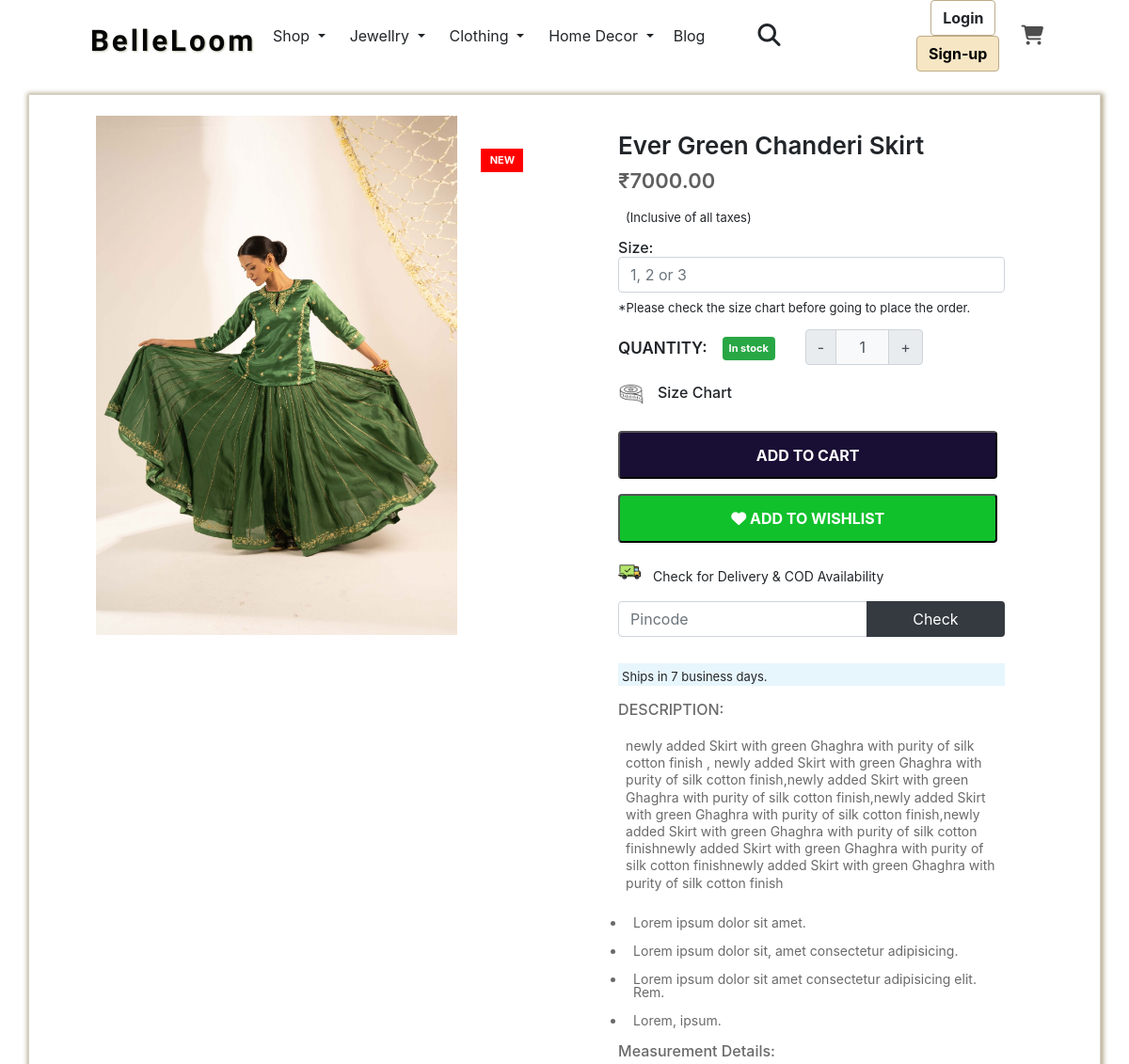
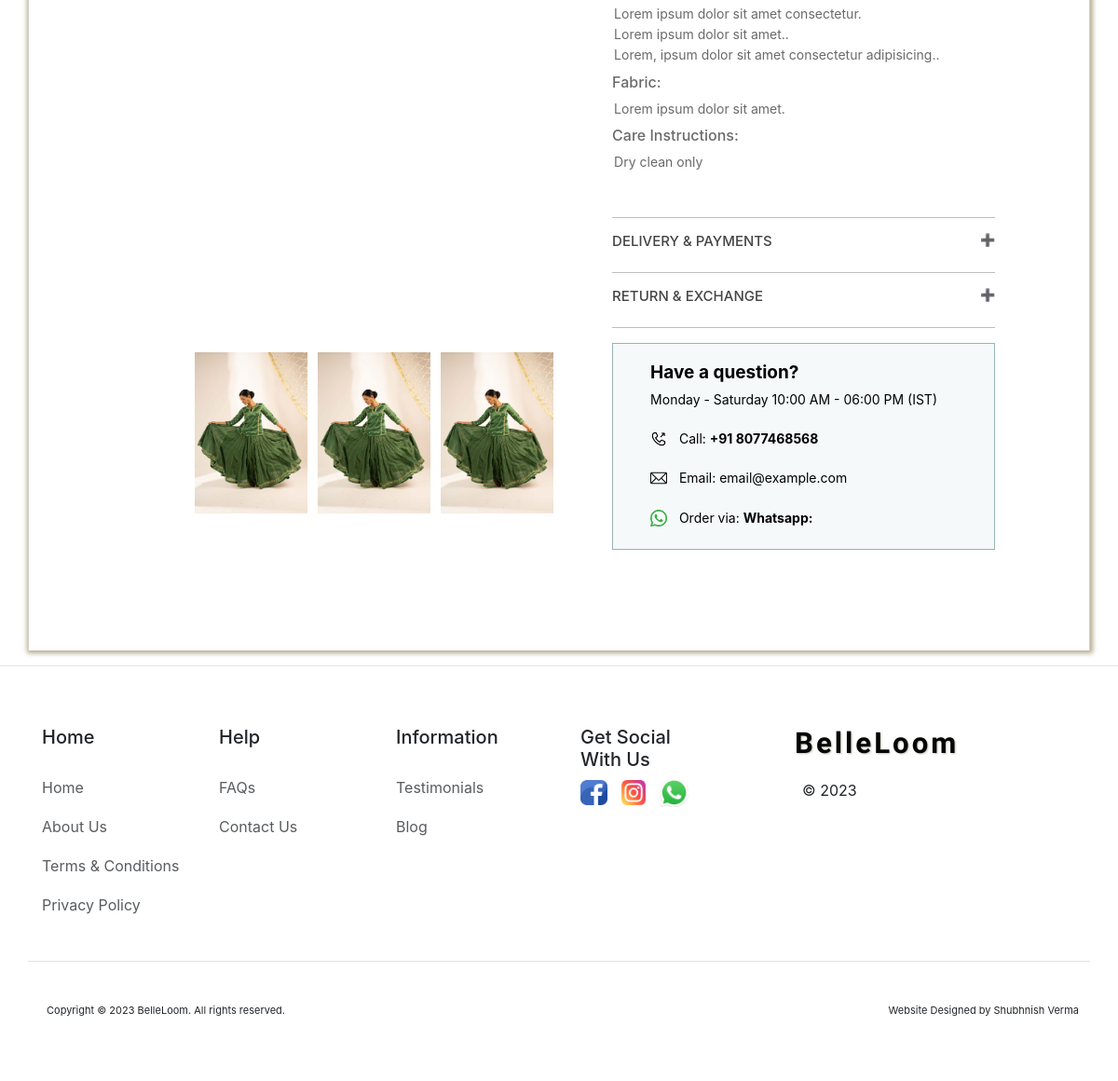
Screenshot of /category/Skirts-and-Ghaghras/Skirts-and-Ghaghras with the database file from the repository (2 pictures, top to bottom).
### store/models.py (models this page shows, shortened)
class Products(models.Model):
    category = models.ForeignKey(Category, on_delete=models.CASCADE)
    slug = models.CharField(max_length=150, null=False, blank=False)
    Product_Name = models.CharField(max_length=150, null=False, blank=False)
    Original_Price = models.DecimalField(max_digits=10, decimal_places=2)
    Selling_Price = models.DecimalField(max_digits=10, decimal_places=2)
    Product_Image_Main = models.ImageField(upload_to="store/images", null=False , default="")
    Product_Image2 = models.ImageField(upload_to="store/images", null=False , default="")
    Product_Image3 = models.ImageField(upload_to="store/images", null=False , default="")
    Product_Image4 = models.ImageField(upload_to="store/images", null=False , default="")
    Product_Quantity = models.PositiveIntegerField(default=0)
    size = models.CharField(max_length=20, default="")
    Product_Small_Desc = models.CharField(max_length=250)
    Product_Desc = models.TextField(max_length=2000)
    status = models.BooleanField(default=False, help_text="0=default , 1=Hidden")
    trending = models.BooleanField(default=False, help_text="0=default , 1=Trending")
    tag = models.CharField(max_length=150, null=True, blank=True)
    meta_title = models.CharField(max_length=150)
    meta_keyword = models.CharField(max_length=150)
    meta_description = models.CharField(max_length=1000)
    created_at = models.DateTimeField(auto_now_add=True)

### SVFashion/views.py (the view)
# urls.py: path('category/<str:cate_slug>/<str:prod_slug>', views.SINGLEPRODUCT, name="productview" ),
def SINGLEPRODUCT(request, cate_slug, prod_slug):
    if (Category.objects.filter(slug=cate_slug, status=0)):
        if (Products.objects.filter(slug=prod_slug, status=0)):
            productsdata = Products.objects.filter(slug=prod_slug, status=0).first()
            data = {
                "productsdata" : productsdata
            }
            return render(request,"SinglePRODUCT.html", data)
        else:
            messages.error(request, "No such Product found")
            return redirect("/")
    else:
        messages.error(request, "No such Category found")
        return redirect("/")

### templates/SinglePRODUCT.html (shortened to what this page needs)
{% extends "base.html" %}
{% block section %}
<head>
    <link rel="stylesheet" type="text/css" href="/static/css/SinglePRODUCTS.css">
</head>
<section class="container product-data">
    <div class="left-images-products">
        {% if productsdata.tag %}
        <p class="product-viewtag fw-bold">{{productsdata.tag}}</p>
        {% endif %}
        <a href="/media/{{productsdata.Product_Image_Main}}" target="_blank"><img
                src="/media/{{productsdata.Product_Image_Main}}" alt=""></a>
    </div>
    <div class="left-images-products-after-stickyness row">
        <div class="d-flex">
            <a href="/media/{{productsdata.Product_Image2}}" target="_blank"><img
                    src="/media/{{productsdata.Product_Image2}}" alt=""></a>
            <a href="/media/{{productsdata.Product_Image3}}" target="_blank"><img
                    src="/media/{{productsdata.Product_Image3}}" alt=""></a>
            <a href="/media/{{productsdata.Product_Image4}}" target="_blank"><img
                    src="/media/{{productsdata.Product_Image4}}" alt=""></a>
        </div>
    </div>
    <div class="right-description-products">
        <h3>{{productsdata.Product_Name}}</h3>
        <h2>₹{{productsdata.Selling_Price}}</h2>
        <p>(Inclusive of all taxes)</p>
        <h6 class="size">Size:
            <input type="text" class="form-control" placeholder="1, 2 or 3" aria-label="size" name="sizeinput"
                aria-describedby="size">
            <p class="warn-message-for-size-selection p-0">*Please check the size chart before going to place the order.
            </p>
        </h6>
        <div class="d-flex">
            <label class="quantity">QUANTITY:
                {% if productsdata.Product_Quantity > 0 %}
                <span style="font-size: 11px; padding: 7px 7px; " class="badge bg-success mx-3 fw-bold">In stock</span>
                {% else %}
                <span style="font-size: 11px; padding: 7px 7px; " class="badge bg-danger mx-3 fw-bold">Out of
                    stock</span>
                {% endif %}
            </label>
            <div class="input-group text-center mb-3" style="width: 125px; margin-left: 1rem;">
                <button class="input-group-text decrement-btn" id="decrement-btn">-</button>
                <input type="text" name="product_qty" class="form-control text-center qnt-input bg-light" value="1">
                <button class="input-group-text increment-btn" id="increment-btn">+</button>
            </div>
        </div>
        <h6 id="sizeChartHiddenButton" style="cursor: pointer;max-width: 38%; padding: 0;"><img
                src="/static/img/measuring-tape.png" alt="Size-Inch-Tape"> Size Chart
        </h6>
        {% if productsdata.Product_Quantity > 0 %}
        <button id="pr{{productsdata.id}}" class="add-to-cart cart rounded col-md-12">ADD TO CART</button>
        {% endif %}
        <button class="wishlist rounded col-md-12"><i class="fa-solid fa-heart"></i> ADD TO WISHLIST</button>
        <div class="Delivery-COD-Availablity">
            <div class="d-flex">
                <img src="/static/img/shipped.png" alt="">
                <p>Check for Delivery & COD Availability</p>
            </div>
            <form method="POST">
                <div class="input-group mb-1">
                    <input type="text" class="form-control" placeholder="Pincode" id="inputPincode" aria-label="Pincode" name="pincode"
                        aria-describedby="Pincode">
                    <button class="btn px-5 bg-dark text-white" type="button" id="Pincode">Check</button>
                </div>
            </form>
            <div class="left-right-for-delivery-COD-Description">
                <div class="left-half-right-for-delivery">
                    <h3></h3>
                    <p class="delivery-cod-msg"></p>
                </div>
                <div class="right-half-right-for-COD">
                    <h3></h3>
                    <p class="delivery-cod-msg"></p>
                </div>
            </div>
        </div>
        <div>
            <p class="ships-in-business-days">Ships in 7 business days.</p>
        </div>
        <div class="description-state">
            <h6>DESCRIPTION:</h6>
            <p class="product-description-single-page">{{productsdata.Product_Desc}}</p>
            <ul>
                <li>
                    <p>Lorem ipsum dolor sit amet.</p>
                </li>
                <li>
                    <p>Lorem ipsum dolor sit, amet consectetur adipisicing.</p>
                </li>
                <li>
                    <p>Lorem ipsum dolor sit amet consectetur adipisicing elit. Rem.</p>
                </li>
                <li>
                    <p>Lorem, ipsum.</p>
                </li>
            </ul>
            <h6>Measurement Details:</h6>
            <p style="margin: 0; padding: 2px;">Lorem ipsum dolor sit amet consectetur.</p>
            <p style="margin: 0; padding: 2px;">Lorem ipsum dolor sit amet..</p>
            <p style="margin: 0; padding: 2px; padding-bottom: 10px;">Lorem, ipsum dolor sit amet consectetur
                adipisicing..</p>
            <h6>Fabric:</h6>
            <p style="margin: 0; padding: 2px; padding-bottom: 10px;">Lorem ipsum dolor sit amet.</p>
            <h6>Care Instructions:</h6>
            <p style="margin: 0; padding: 2px; padding-bottom: 10px;">Dry clean only</p>
            <br>
            <hr style="background-color: black;">
            <h5 class="collapsible">DELIVERY & PAYMENTS</h5>
            <hr style="background-color: black;">
            <h5 class="collapsible">RETURN & EXCHANGE</h5>
            <hr style="background-color: black;">
            <div class="question-in-purchasing">
                <h3>Have a question?</h3>
                <p>Monday - Saturday 10:00 AM - 06:00 PM (IST)</p>
                <div class="d-flex">
                    <img src="/static/img/phone.png">
                    <p>Call: <b>+91 8077468568</b></p>
                </div>
                <div class="d-flex">
                    <img src="/static/img/email.png">
                    <p>Email: email@example.com</p>
                </div>
                <div class="d-flex">
                    <img src="/static/img/whatsapp2.png">
                    <p>Order via: <b>Whatsapp:</b></p>
                </div>
            </div>
        </div>
    </div>
</section>
{% endblock %}

### static/css/rastyle.css (style rules this page uses)
body { width: 100%; height: 100%; background-color: rgb(255, 255, 255); position: relative; }

### rows the page displays
Products: tag "NEW", Product_Image_Main (picture), Product_Image2 (picture), Product_Image3 (picture), Product_Image4 (picture), Product_Name "Ever Green Chanderi Skirt", Selling_Price "7000.00", Product_Desc "newly added Skirt with green Ghaghra with purity of silk cotton finish , newly added Skirt with green Ghaghra with purity of silk cotton finish,newly added Skirt with green Ghaghra with purity of silk cotton finish,newly added Skirt with green Ghaghra with purity of silk cotton finish,newly added Skirt with green Ghaghra with purity of silk cotton finishnewly added Skirt with green Ghaghra with purity of silk cotton finishnewly added Skirt with green Ghaghra with purity of silk cotton finish"
